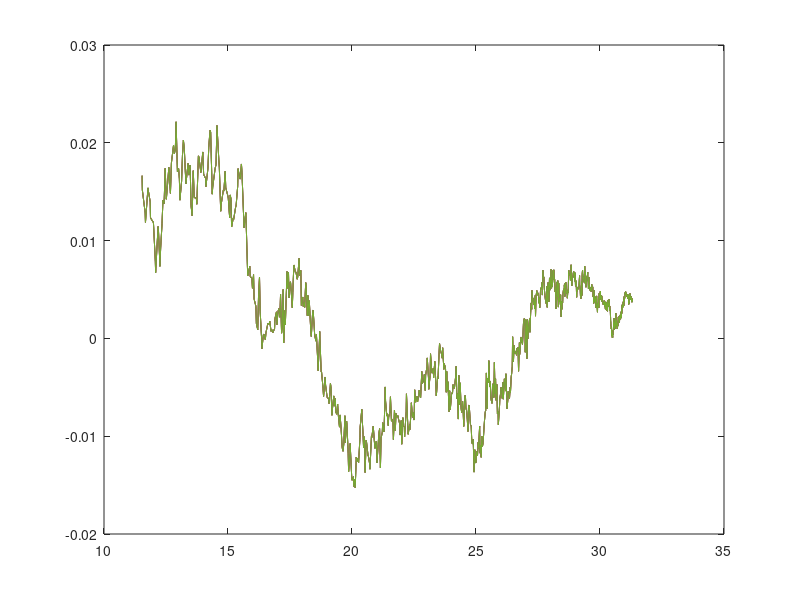

Write MATLAB code to recreate this figure.
load Straight1.txt;
x = Straight1(:,1);
y = Straight1(:,2);
plot(x,y)
hold on
load Straight2.txt;
x2 = Straight2(:,1);
y2 = Straight2(:,2);
plot(x2,y2)

load Straight3.txt;
x3 = Straight3(:,1);
y3 = Straight3(:,2);
plot(x3,y3)

load Straight4.txt;
x4 = Straight4(:,1);
y4 = Straight4(:,2);
plot(x4,y4)

load Straight5.txt;
x5 = Straight5(:,1);
y5 = Straight5(:,2);
plot(x5,y5)
hold off
